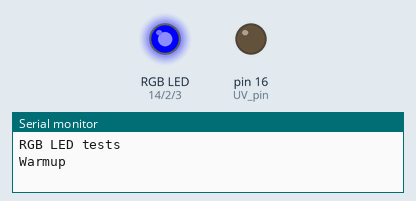
Bench run of a sketch on a simulated Arduino Uno, built with avr-gcc and run on an emulated ATmega328P. Parts: an RGB LED mixed from three pins (HIGH = lit), output pins drawn as LEDs (lit = HIGH), the last lines printed to the serial monitor.

Above: at 0.2 s.
At 12.7 s:
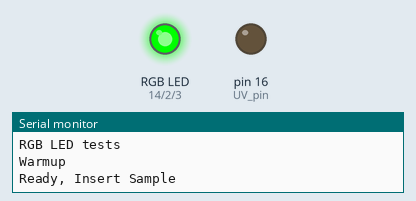
At 27.5 s:
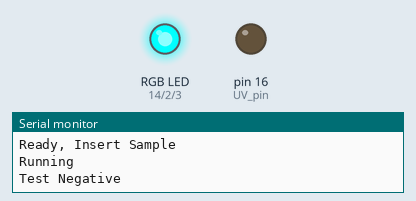
At 32.5 s:
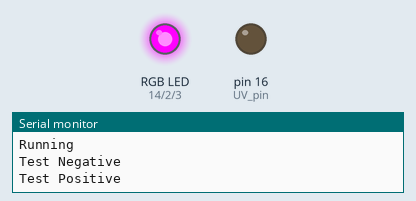
At 41.12 s:
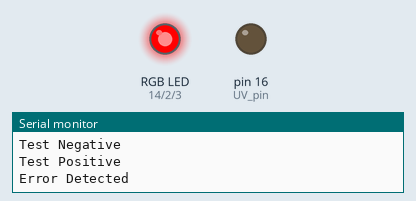
At 49.8 s:
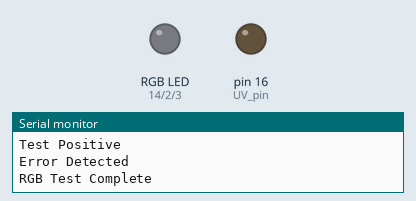
Timing chart, 0 to 63.3 s (numbered marks = the images above):
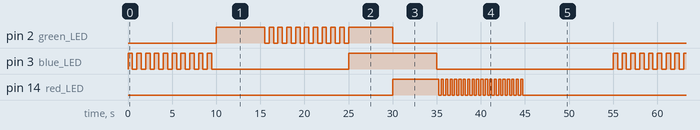

The sketch:

RGB_Interface.ino
```cpp
#define UV_pin 16
#define red_LED 14
#define green_LED 2
#define blue_LED 3

// the setup function runs once when you press reset or power the board
void setup() {

  Serial.begin(115200);
  Serial.println("RGB LED tests");

  // initialize digital pins as outputs.
  pinMode(UV_pin, OUTPUT);
  pinMode(red_LED, OUTPUT);
  pinMode(green_LED, OUTPUT);
  pinMode(blue_LED, OUTPUT);

}

// the loop function runs over and over again forever
void loop() {
  Serial.println("Warmup");
  for (int i = 0;  i < 10; i++) {
    digitalWrite(blue_LED, HIGH);
    delay(500);
    digitalWrite(blue_LED, LOW);
    delay(500);
  }

  Serial.println("Ready, Insert Sample");
  digitalWrite(green_LED, HIGH);
  delay(5000);
  digitalWrite(green_LED, LOW);

  Serial.println("Running");
  for (int i = 0;  i < 10; i++) {
    digitalWrite(green_LED, HIGH);
    delay(500);
    digitalWrite(green_LED, LOW);
    delay(500);
  }

  Serial.println("Test Negative");
  digitalWrite(blue_LED, HIGH);
  digitalWrite(green_LED, HIGH);
  delay(5000);
  digitalWrite(blue_LED, LOW);
  digitalWrite(green_LED, LOW);

  Serial.println("Test Positive");
  digitalWrite(blue_LED, HIGH);
  digitalWrite(red_LED, HIGH);
  delay(5000);
  digitalWrite(blue_LED, LOW);
  digitalWrite(red_LED, LOW);

  Serial.println("Error Detected");
  for (int i = 0;  i < 20; i++) {
    digitalWrite(red_LED, HIGH);
    delay(250);
    digitalWrite(red_LED, LOW);
    delay(250);
  }

  Serial.println("RGB Test Complete");
  delay(10000);
}
```

Measured:
- by itself, pin 2 (green_LED): repeats every 55.0 s: 9 × (LOW 0.50 s, HIGH 0.50 s), LOW 0.50 s, HIGH 5.0 s, LOW 35.0 s, HIGH 5.5 s
- by itself, pin 3 (blue_LED): repeats every 55.0 s: HIGH 0.50 s, LOW 15.5 s, HIGH 10.0 s, LOW 20.0 s, 9 × (HIGH 0.50 s, LOW 0.50 s)
- by itself, pin 14 (red_LED): goes HIGH 5.3 s, 19 × (LOW 0.25 s, HIGH 0.25 s), LOW 40.3 s, HIGH 5.3 s, 19 × (LOW 0.25 s, HIGH 0.25 s), then LOW
